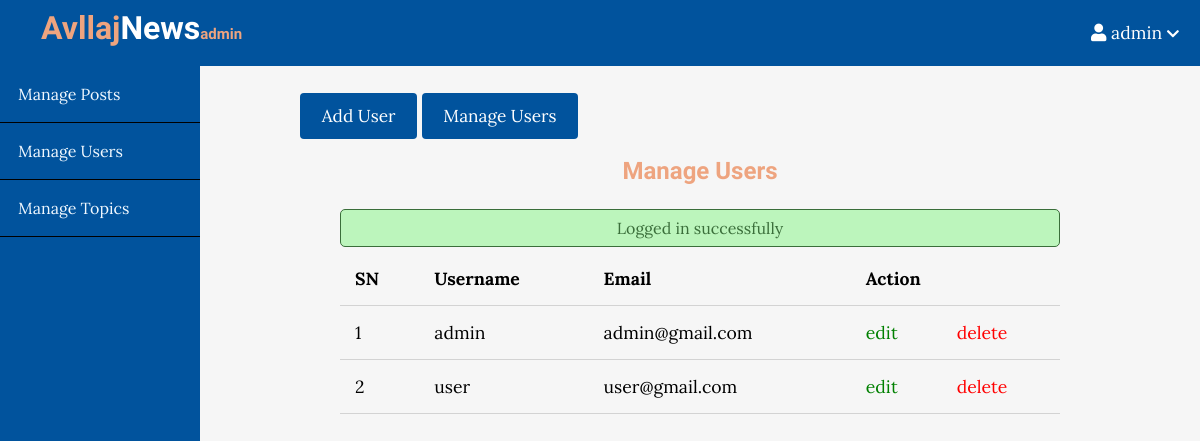
/admin/users/index.php (signed in), run on the app's committed database.
### tables this page shows
CREATE TABLE `users` (
  `id` int(11) NOT NULL,
  `admin` tinyint(4) NOT NULL,
  `username` varchar(255) NOT NULL,
  `email` varchar(255) NOT NULL,
  `password` varchar(255) NOT NULL,
  `created_at` timestamp NOT NULL DEFAULT current_timestamp()
);

### app/controllers/users.php (called while the page is built, shortened)
<?php
include(ROOT_PATH . "/app/database/db.php");
$table = 'users';
$admin_users = selectAll($table);

### app/database/db.php (called while the page is built, shortened)
<?php
require('connect.php');
function selectAll($table, $conditions = [])
{
    global $conn;
    $sql = "SELECT * FROM $table";
    if (empty($conditions)) {
        $stmt = $conn->prepare($sql);
        $stmt->execute();
        $records = $stmt->get_result()->fetch_all(MYSQLI_ASSOC);
        return $records;
    }
}

### admin/users/index.php (the view, shortened to what this page needs)
<?php include(ROOT_PATH . "/app/controllers/users.php");
?>
<!DOCTYPE html>
<html lang="en">
    <head>
        <link rel="stylesheet"
            href="https://use.fontawesome.com/releases/v5.7.2/css/all.css"
>
        <link rel="stylesheet" href="../../assets/css/style.css">
        <link rel="stylesheet" href="../../assets/css/admin.css">
    </head>
    <body>
    <?php include(ROOT_PATH . "/app/includes/adminHeader.php"); ?>
        <div class="admin-wrapper">
        <?php include(ROOT_PATH . "/app/includes/adminSidebar.php"); ?>
            <div class="admin-content">
                <div class="button-group">
                    <a href="create.php" class="btn btn-big">Add User</a>
                    <a href="index.php" class="btn btn-big">Manage Users</a>
                </div>
                <div class="content">
                    <h2 class="page-title">Manage Users</h2>
                    <?php include(ROOT_PATH . "/app/includes/messages.php"); ?>
                    <table>
                        <thead>
                            <th>SN</th>
                            <th>Username</th>
                            <th>Email</th>
                            <th colspan="2">Action</th>
                        </thead>
                        <tbody>
                            <?php foreach ($admin_users as $key => $user): ?>
                                <tr>
                                    <td><?php echo $key + 1; ?></td>
                                    <td><?php echo $user['username']; ?></td>
                                    <td><?php echo $user['email']; ?></td>
                                    <td><a href="edit.php?id=<?php echo $user['id']; ?>" class="edit">edit</a></td>
                                    <td><a href="index.php?delete_id=<?php echo $user['id']; ?>" class="delete">delete</a></td>
                                </tr>
                            <?php endforeach; ?>
                        </tbody>
                    </table>
                </div>
            </div>
        </div>
    </body>
</html>

### assets/css/style.css (style rules this page uses)
* { box-sizing: border-box; }
html, body { height: 100%; padding: 0px; margin: 0px; background: #f6f6f6; font-family: "Lora", serif; }
h2, h4 { font-family: "Candal", serif; margin: 5px; }
a { text-decoration: none; color: inherit; }
.btn { padding: 0.5rem 1rem; background: #01539d; color: white; border: 1px solid transparent; border-radius: 0.25rem; font-size: 1.08em; font-family: "Lora", serif; }
.btn-big { padding: 0.7rem 1.3rem; line-height: 1.3rem; }
.content { width: 90%; margin: 30px auto 30px; }

### assets/css/admin.css (style rules this page uses)
.admin-wrapper { display: flex; height: calc(100% - 66px); }
.admin-wrapper .admin-content { flex: 8; height: 100%; padding: 40px 100px 100px; overflow-y: scroll; }
.admin-content .page-title { text-align: center; margin-bottom: 1.5rem; color: #eea47f; }
table { width: 100%; border-collapse: collapse; font-size: 1.1rem; }
th, td { padding: 15px; text-align: left; border-bottom: 1px solid #d3d3d3; }
.edit { color: green; }
.delete { color: red; }

### data on the page
users: username "admin", email "admin@gmail.com"
users: username "user", email "user@gmail.com"

### other printed values
$_SESSION['username'] "admin"
$_SESSION['message'] "Logged in successfully"
